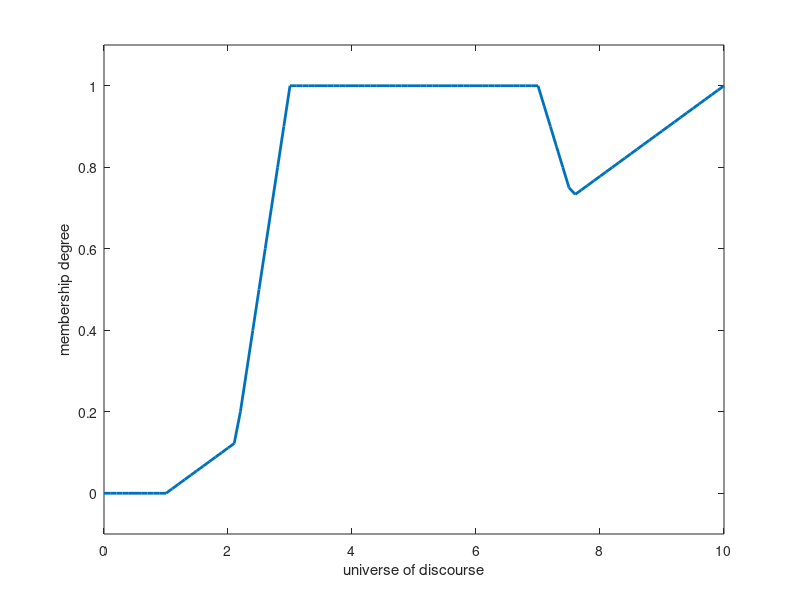

Reproduce this figure in MATLAB.
close all;
clear all;
clc;
x=(0:0.1:10)';

param1=[2,3,7,9];
y1 = trapmf(x,param1);

param2=[1,10,12];
y2 = trimf(x,param2);

union = max(y1,y2);

%subplot(3,1,1), plot(x,y1,'linewidth',2);
%subplot(3,1,2), plot(x,y2,'linewidth',2);
%subplot(3,1,3), 
plot(x,union,'linewidth',2);

axis([0 10 -0.1 1.1]);
xlabel('universe of discourse');
ylabel('membership degree');
set(gcf, 'name', 'Trapezoidal membership function', 'numbertitle', 'off');